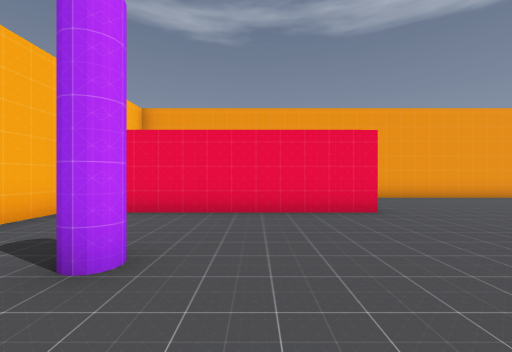
view 1 (above)

20 first-person views from a walk through a level from a Godot 3-D game. The camera is 1.5 m above the floor, looks level and sees 90° across. The floor is counted in squares, 2 m on a side. Each view is taken from the middle of a square. On the plan, view 1 faces up. The plan holds only what a view shows up to about 9 squares ahead; the rest is blank. The place goes on beyond the plan.

view 2
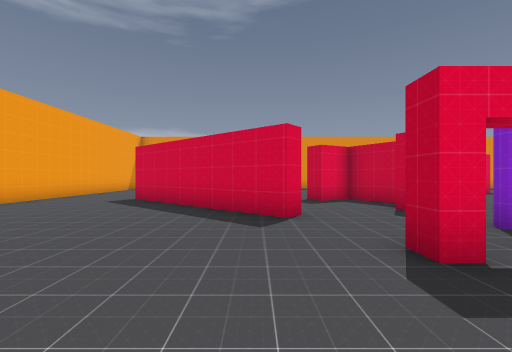

view 3
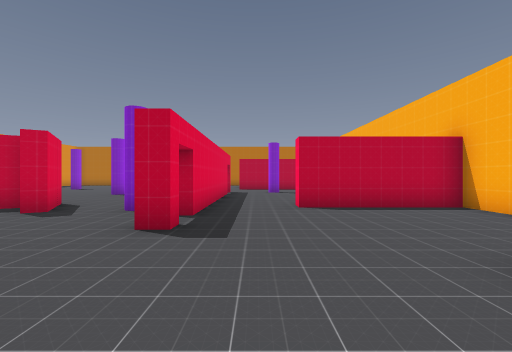

view 4
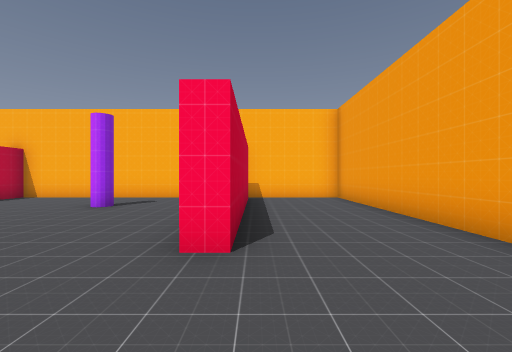

view 5
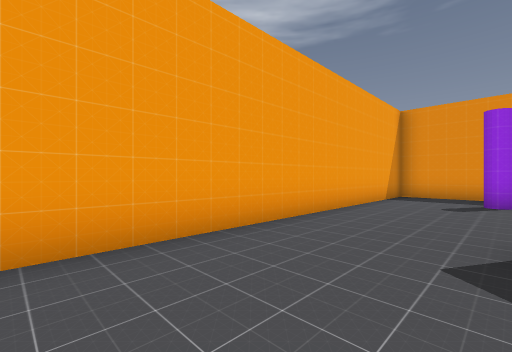

view 6
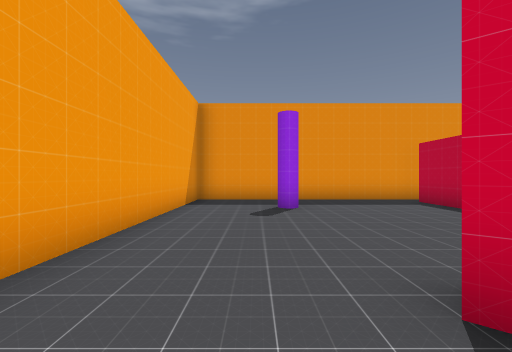

view 7
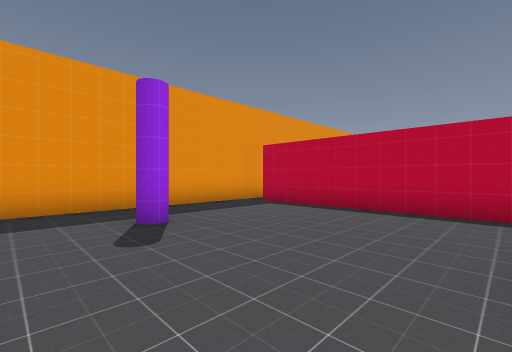

view 8
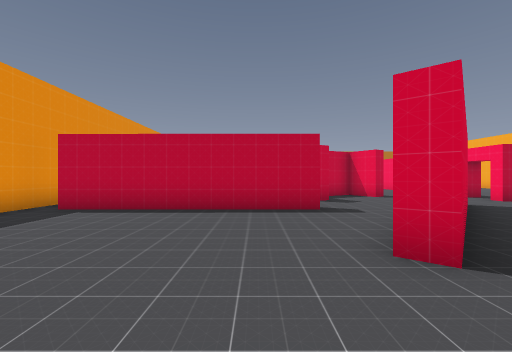

view 9
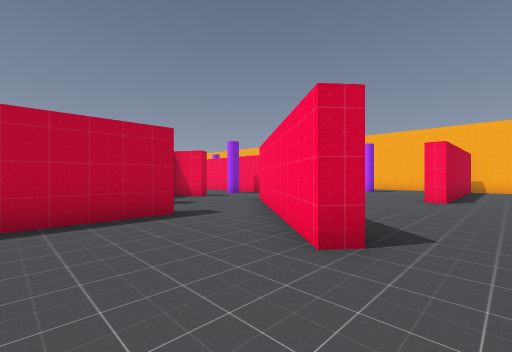

view 10
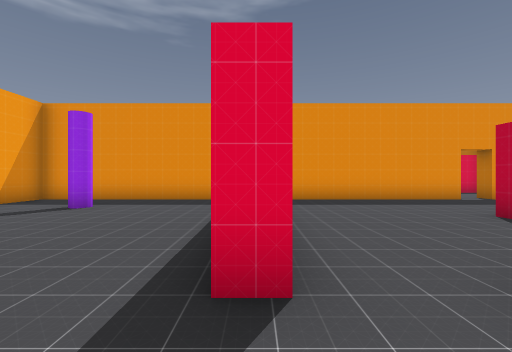

view 11
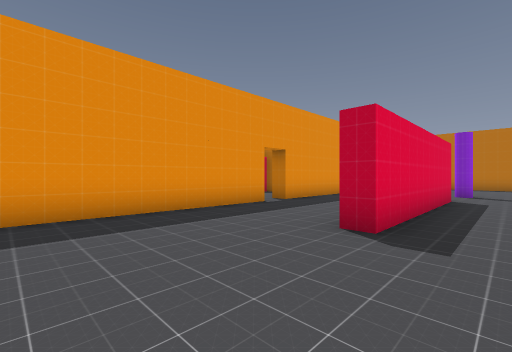

view 12
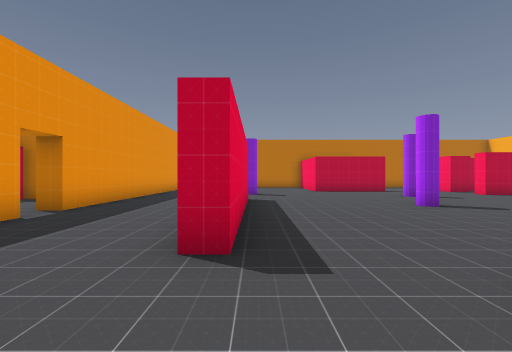

view 13
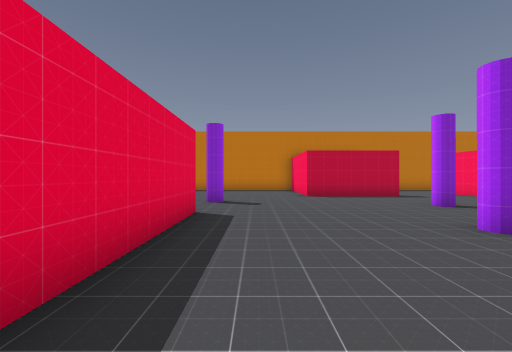

view 14
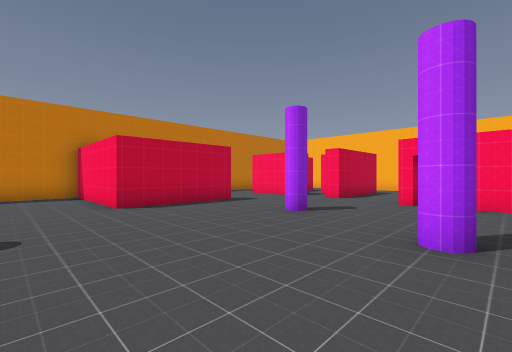

view 15
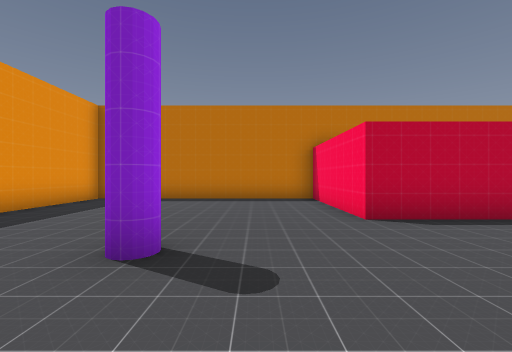

view 16
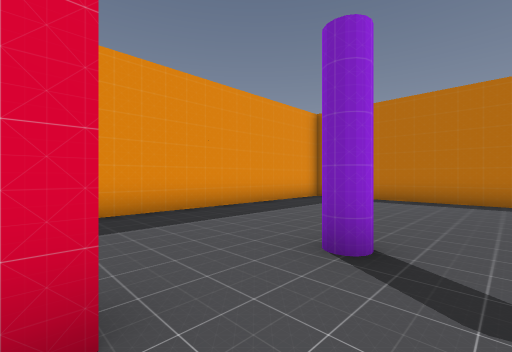

view 17
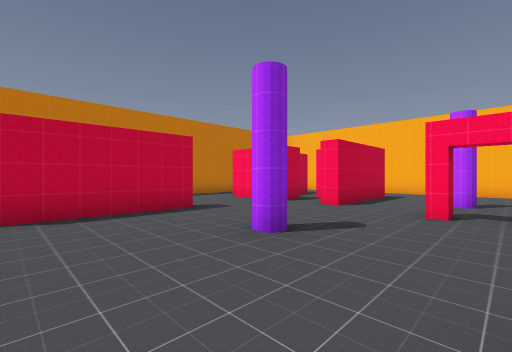

view 18
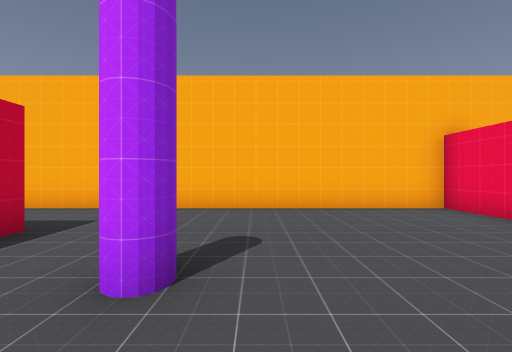

view 19
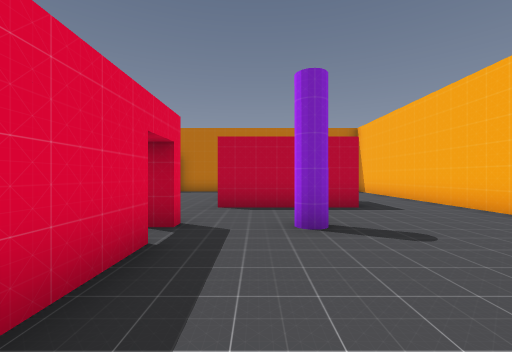

view 20
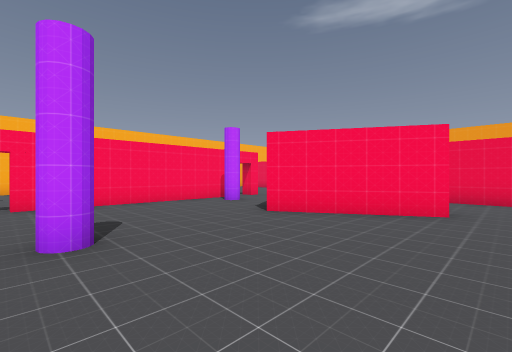

### Floor plan
Key: @ floor where view 1 was taken; # wall or solid block; . floor.
Columns run from 4 left of view 1 to 19 right of it. Each row starts with its distance up from view 1.
  9 #####################
  8 #...................#
  7 #...................#
  6 #######..........#..#
  5 #...........#.......#
  4 #..........##.......#
  3 #.........##........#
  2 #..#.....##..######.#
  1 #...................#
  0 #...@.#.....##......#
 -1 #......#.....#......#
 -2 ####...#..####......#
 -3 #......#........#...#
 -4 #......#........#...#
 -5 #......#........#....
 -6 #......#...#....#...#.
 -7 #...............#...#.
 -8 #...#..#........#...# .#
 -9 #........#..........####
-10 #....#.........#....#
-11 #..###..............#
-12 #..  ##.............#
-13 #.    #..####.......#
-14       #..   #.......#
-15             #.......#
-16             #..... .#
-17             #########

Where each view was taken, in squares from view 1:
view 1: 0 up, 0 right, facing up
view 2: 2 up, 0 right, facing right
view 3: 4 up, 1 right, facing down
view 4: 6 up, 5 right, facing left
view 5: 6 up, 5 right, facing up-right
view 6: 7 up, 7 right, facing right
view 7: 8 up, 9 right, facing down-right
view 8: 8 up, 10 right, facing down
view 9: 7 up, 11 right, facing down-left
view 10: 2 up, 7 right, facing right
view 11: 1 up, 10 right, facing down-right
view 12: 0 up, 11 right, facing down
view 13: 3 down, 10 right, facing down
view 14: 6 down, 10 right, facing down-left
view 15: 8 down, 10 right, facing down
view 16: 8 down, 10 right, facing down-right
view 17: 7 down, 8 right, facing down-left
view 18: 7 down, 2 right, facing left
view 19: 4 down, 1 right, facing down
view 20: 7 down, 10 right, facing up-left
